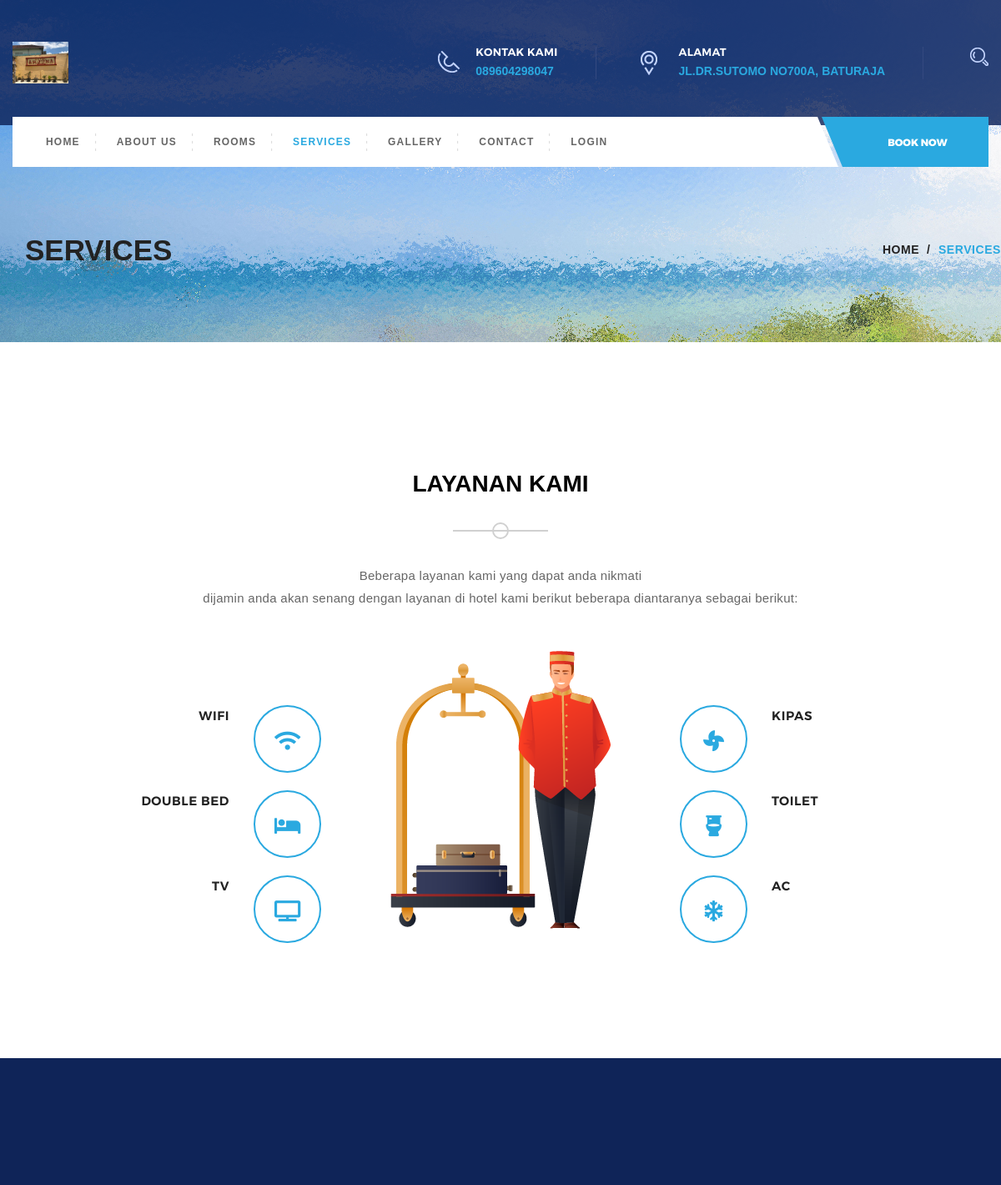
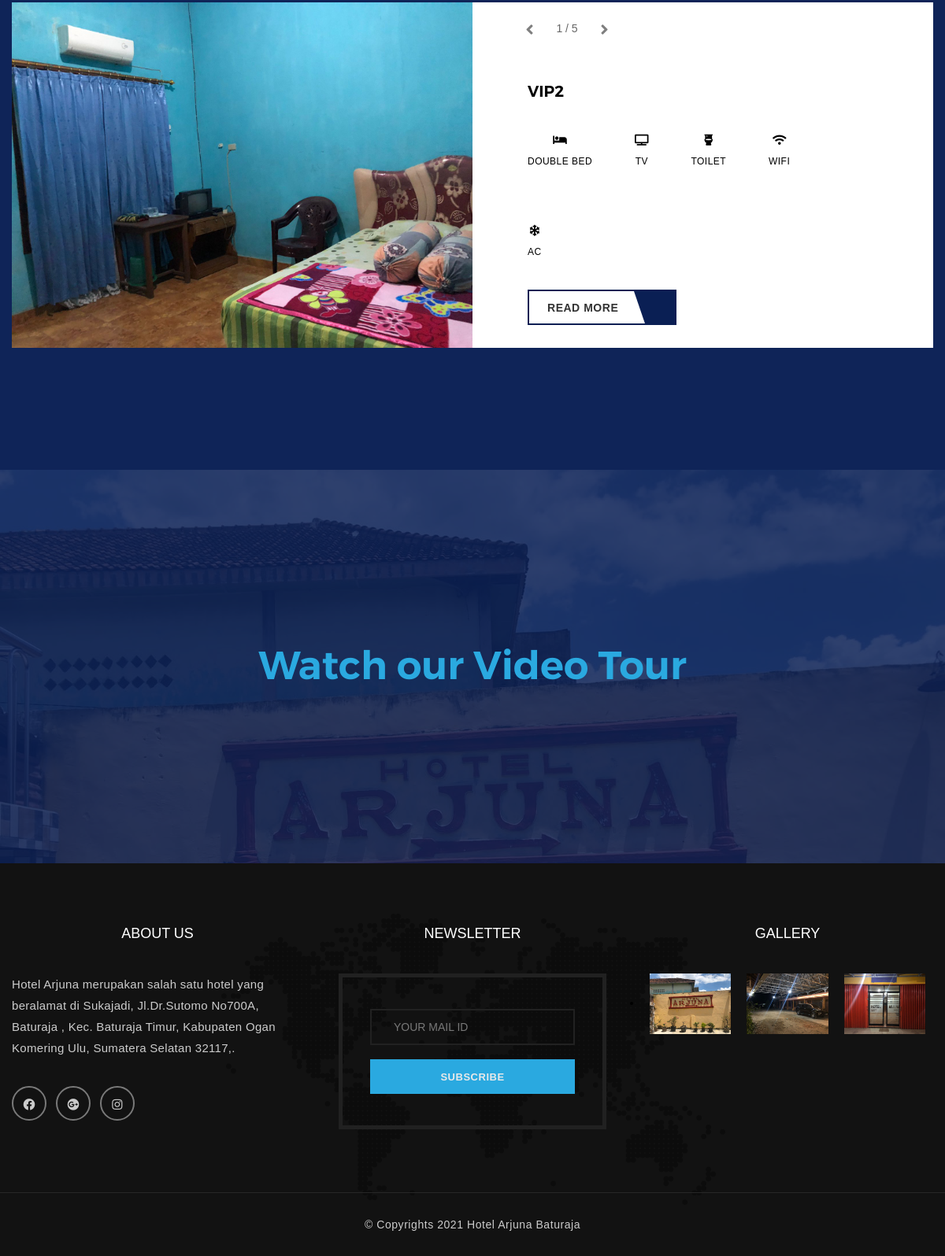
/Front/Service, run on the app's committed database (2 pictures, top to bottom).
### tables this page shows
CREATE TABLE `konfigurasi` (
  `id_konfigurasi` int(11) NOT NULL,
  `nama_sistem` varchar(100) NOT NULL,
  `gambar_sistem` varchar(100) NOT NULL,
  `koordinat` text NOT NULL,
  `tentang` text NOT NULL,
  `alamat` text NOT NULL,
  `no_telepon` varchar(50) NOT NULL,
  `email` varchar(150) DEFAULT NULL,
  `facebook` varchar(150) DEFAULT NULL,
  `instagram` varchar(150) DEFAULT NULL,
  `twitter` varchar(150) DEFAULT NULL,
  `copyright` varchar(300) NOT NULL,
  `link_yt` varchar(300) DEFAULT NULL
);

CREATE TABLE `fasilitas` (
  `id_fasilitas` int(11) NOT NULL,
  `nama_fasilitas` varchar(250) NOT NULL,
  `icon_id` int(11) DEFAULT NULL,
  `kamar_id` int(11) NOT NULL
);

CREATE TABLE `icon` (
  `id_icon` int(11) NOT NULL,
  `nama_icon` varchar(150) NOT NULL
);

CREATE TABLE `kamar` (
  `id_kamar` int(11) NOT NULL,
  `status_kamar_id` int(11) NOT NULL,
  `tipe_kamar_id` int(11) NOT NULL,
  `hotel_id` int(11) NOT NULL,
  `dewasa` varchar(50) NOT NULL,
  `anak` varchar(50) NOT NULL,
  `nama_kamar` varchar(250) NOT NULL,
  `no_kamar` varchar(50) NOT NULL,
  `keterangan` text DEFAULT NULL,
  `harga` varchar(50) NOT NULL,
  `slider` enum('iya','tidak') NOT NULL DEFAULT 'tidak',
  `rekomendasi` enum('iya','tidak') NOT NULL DEFAULT 'tidak',
  `penawaran` enum('iya','tidak') NOT NULL DEFAULT 'tidak'
);

CREATE TABLE `gambar_kamar` (
  `id_gambar_kamar` int(11) NOT NULL,
  `gambar_kamar` varchar(250) NOT NULL,
  `pilihan` enum('utama','tidak utama') NOT NULL,
  `kamar_id` int(11) NOT NULL
);

CREATE TABLE `galeri` (
  `id_galeri` int(11) NOT NULL,
  `nama_galeri` varchar(300) NOT NULL,
  `gambar_galeri` varchar(300) DEFAULT NULL
);

### application/views/front/service/main.php (the view, shortened to what the rows shown need)
<?php
$konfiurasi = getKonfigurasi();
?>
<main class="site-main page-spacing">
    <div id="services-section" class="services-section container-fluid no-padding">
        <div class="container">
            <div class="row">
                <div class="col-md-4 col-sm-6 col-xs-6 srv-left animated fadeInLeft">
                    <?php foreach ($limit3 as $v_limit3) : ?>
                        <div class="srv-box">
                            <i class="<?= check_icon($v_limit3->icon_id)->row()->nama_icon; ?>"></i>
                            <h4><?= $v_limit3->nama_fasilitas; ?></h4>
                        </div>
                    <?php endforeach; ?>
                </div>
                <div class="col-md-4 col-sm-6 col-xs-6 srv-right animated fadeInRight">
                    <?php foreach ($limit6 as $v_limit6) : ?>
                        <div class="srv-box">
                            <i class="<?= check_icon($v_limit6->icon_id)->row()->nama_icon; ?>"></i>
                            <h4><?= $v_limit6->nama_fasilitas; ?></h4>
                        </div>
                    <?php endforeach; ?>
                </div>
            </div>
        </div>
    </div>
    <div id="room-section" class="room-section container-fluid no-padding">
        <div class="container">
            <div id="room-carousel" class="carousel slide" data-ride="carousel">
                <div class="carousel-inner" role="listbox">
                    <?php foreach ($kamar as $index => $v_kamar) :
                        if (isset(checkGambarKamar($v_kamar->id_kamar)->gambar_kamar)) :
                    ?>
                            <div class="item <?= $index == 0 ? 'active' : '' ?>">
                                <div class="col-md-6 no-padding room-img">
                                    <img src="<?= base_url('images/gambarkamar/' . checkGambarKamar($v_kamar->id_kamar)->gambar_kamar) ?>" alt="Room" width="100%;">
                                </div>
                                <div class="col-md-6 no-padding room-detail">
                                    <h4><?= $v_kamar->nama_kamar ?></h4>
                                    <div class="room-facility">
                                        <?php $fasilitas = checkFasilitas($v_kamar->id_kamar);
                                        if ($fasilitas != null) {
                                            foreach ($fasilitas as $v_fasilitas) { ?>
                                                <div class="facility-box">
                                                    <i class="<?= check_icon($v_fasilitas->icon_id)->row()->nama_icon ?>"></i>
                                                    <h5> <span><?= $v_fasilitas->nama_fasilitas ?></span></h5>
                                                </div>
                                            <?php
                                            }
                                            ?>
                                        <?php
                                        }
                                        ?>
                                    </div>
                                    <a class="read-more" title="Read More" href="<?= base_url('Front/Kamar/detail/' . $v_kamar->id_kamar) ?>">Read More <i class="fa fa-long-arrow-right"></i></a>
                                </div>
                            </div>
                        <?php endif; ?>
                    <?php endforeach; ?>
                </div>
            </div>
        </div>
    </div>
    <div id="video-section" class="video-section container-fluid no-padding" style="height: 500px;">
        <img src="<?= base_url('images/konfigurasi/' . $konfiurasi->gambar_sistem) ?>" alt="Video">
        <div class="video-link">
            <a href="<?= $konfiurasi->link_yt; ?>" class="popup-youtube" title="video">Watch our Video Tour</a>
        </div>
    </div>
</main>

### application/views/template/front/partials/header.php (shortened to what the rows shown need)
<?php
$konfigurasi = getKonfigurasi();
?>
<header id="header" class="header-section header-position container-fluid no-padding">
    <div class="top-header container-fluid no-padding">
        <div class="container">
            <div class="row">
                <div class="logo-block col-md-3"><a href="<?= base_url('') ?>" title="Hotely"><img style="height: 50px;" src="<?= base_url('images/konfigurasi/' . $konfigurasi->gambar_sistem) ?>" alt="Logo" /></a></div>
                <div class="col-md-9 contact-detail">
                    <div class="phone">
                        <img src="<?= base_url('asset/HTML/') ?>images/phone-ic.png" alt="Phone" />
                        <h6>Kontak Kami</h6>
                        <a href="tell:1800234567890" title="<?= $konfigurasi->no_telepon ?>"><?= $konfigurasi->no_telepon ?></a>
                    </div>
                    <div class="address">
                        <img src="<?= base_url('asset/HTML/') ?>images/address-ic.png" alt="Address" />
                        <h6>Alamat</h6>
                        <p><?= $konfigurasi->alamat ?></p>
                    </div>
                </div>
            </div>
        </div>
    </div>
</header>

### application/views/template/front/partials/footer.php (shortened to what the rows shown need)
<?php
$ci = &get_instance();
$galeri = $ci->Home_model->getGaleri()->result();
$konfigurasi = getKonfigurasi();
?>
<div class="footer-section container-fluid no-padding">
    <div class="top-footer container-fluid no-padding">
        <div class="container">
            <div class="row">
                <aside class="col-md-4 col-sm-12 col-xs-12 widget text_widget">
                    <h4 class="widget_title">about us</h4>
                    <p><?= wordText($konfigurasi->tentang, 320) ?></p>
                    <ul class="social_widget">
                        <?php
                        if ($konfigurasi->facebook != null) : ?>
                            <li><a target="_blank" href="<?= $konfigurasi->facebook ?>" title="Facebook"><i class="fab fa-facebook"></i></a></li>
                        <?php
                        endif;
                        ?>
                        <?php
                        if ($konfigurasi->email != null) : ?>
                            <li><a target="_blank" href="mailto:<?= $konfigurasi->email ?>" title="Google Plus"><i class="fab fa-google-plus"></i></a></li>
                        <?php
                        endif;
                        ?>
                        <?php
                        if ($konfigurasi->instagram != null) : ?>
                            <li><a target="_blank" href="<?= $konfigurasi->instagram ?>" title="Instagram"><i class="fab fa-instagram"></i></a></li>
                        <?php
                        endif;
                        ?>
                    </ul>
                </aside>
                <aside class="col-md-4 col-sm-6 col-xs-6 widget widget_gallery">
                    <ul>
                        <?php foreach ($galeri as $v_galeri) : ?>
                            <li><a href="#" title="<?= $v_galeri->nama_galeri ?>"><img src="<?= base_url('images/galeri/' . $v_galeri->gambar_galeri) ?>" alt="Gallery" /></a></li>
                        <?php endforeach; ?>
                    </ul>
                </aside>
            </div>
        </div>
    </div>
    <div class="bottom-footer container-fluid">
        <p>&copy; Copyrights 2021 <?= $konfigurasi->nama_sistem; ?></p>
    </div>
</div>

### data on the page
konfigurasi: gambar_sistem (picture), no_telepon "089604298047", alamat "JL.DR.SUTOMO NO700A, BATURAJA", tentang "Hotel Arjuna merupakan salah satu hotel yang beralamat di Sukajadi, Jl.Dr.Sutomo No700A, Baturaja , Kec. Baturaja Timur, Kabupaten Ogan Komering Ulu, Sumatera Selatan 32117,.", nama_sistem "Hotel Arjuna Baturaja"
fasilitas: nama_fasilitas "WIFI"
fasilitas: nama_fasilitas "DOUBLE BED"
fasilitas: nama_fasilitas "TV"
fasilitas: nama_fasilitas "KIPAS"
fasilitas: nama_fasilitas "TOILET"
fasilitas: nama_fasilitas "AC"
kamar: id_kamar.gambar_kamar (picture), nama_kamar "VIP2"
fasilitas: nama_fasilitas "DOUBLE BED"
fasilitas: nama_fasilitas "TV"
fasilitas: nama_fasilitas "TOILET"
fasilitas: nama_fasilitas "WIFI"
fasilitas: nama_fasilitas "AC"
galeri: gambar_galeri (picture)
galeri: gambar_galeri (picture)
galeri: gambar_galeri (picture)
